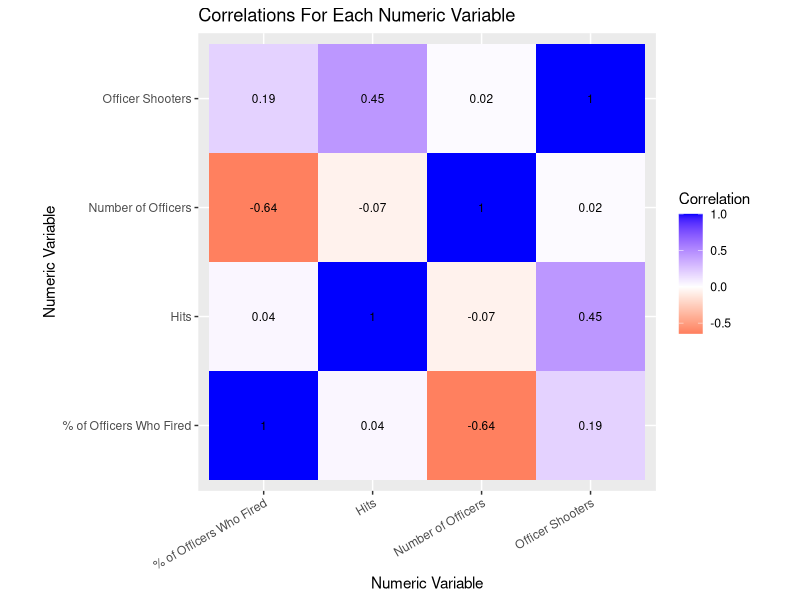
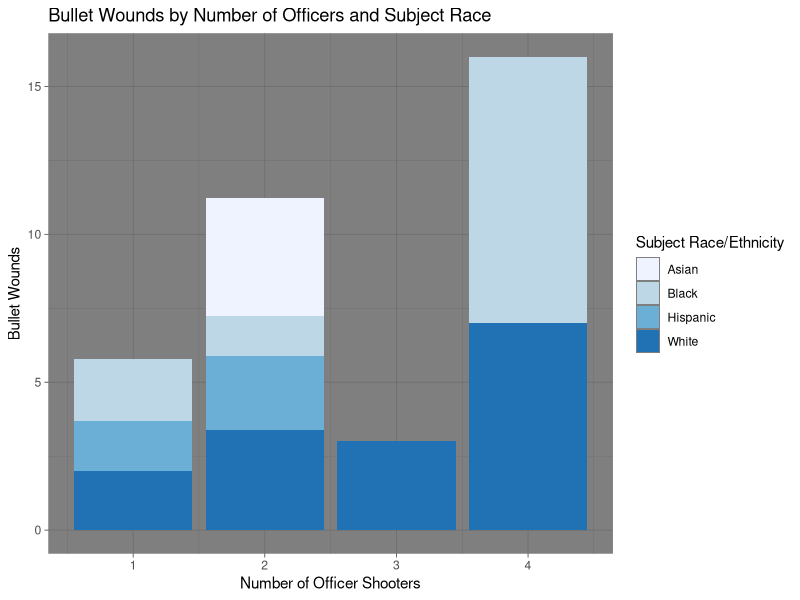
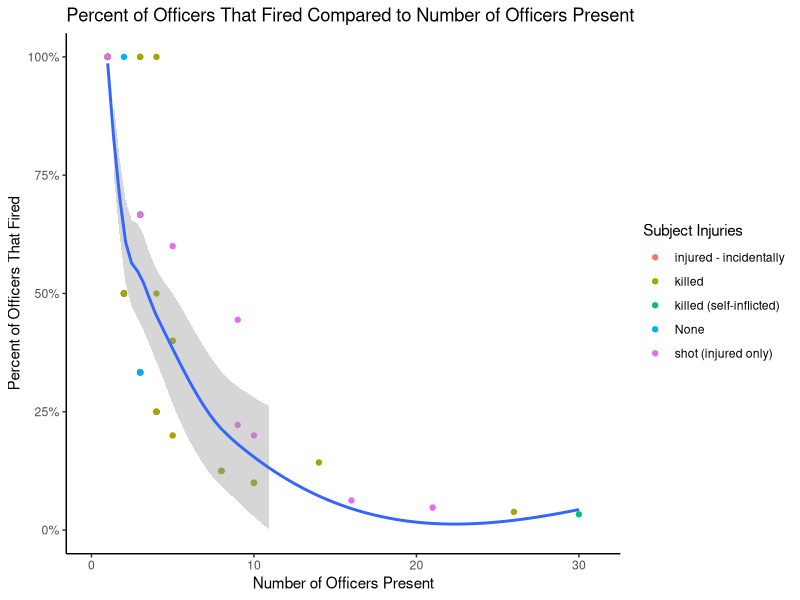
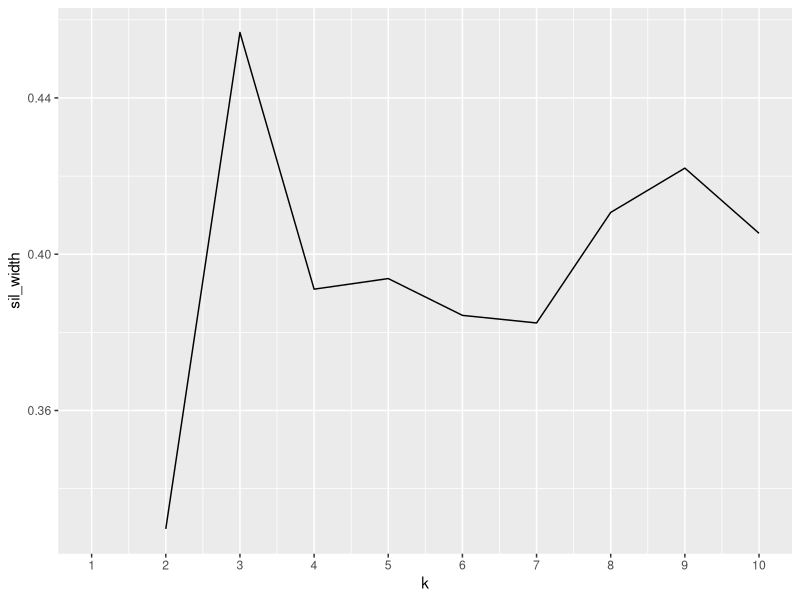
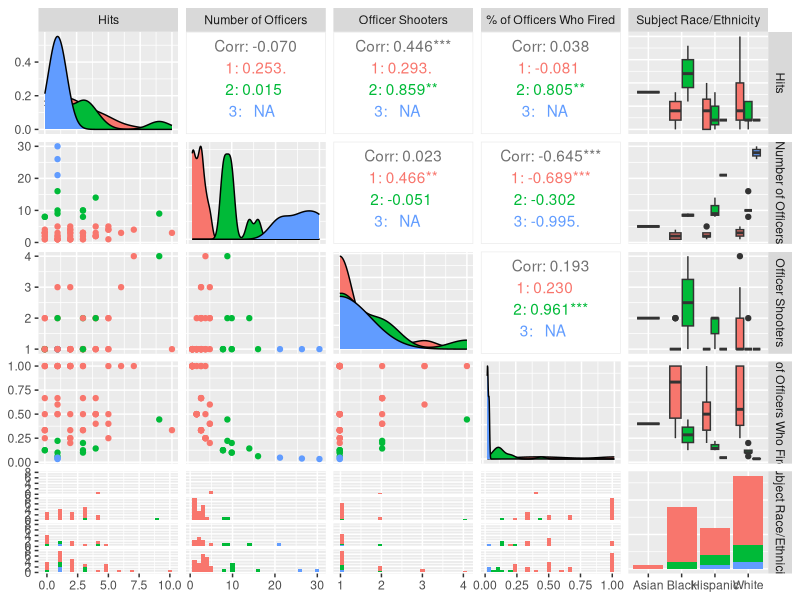
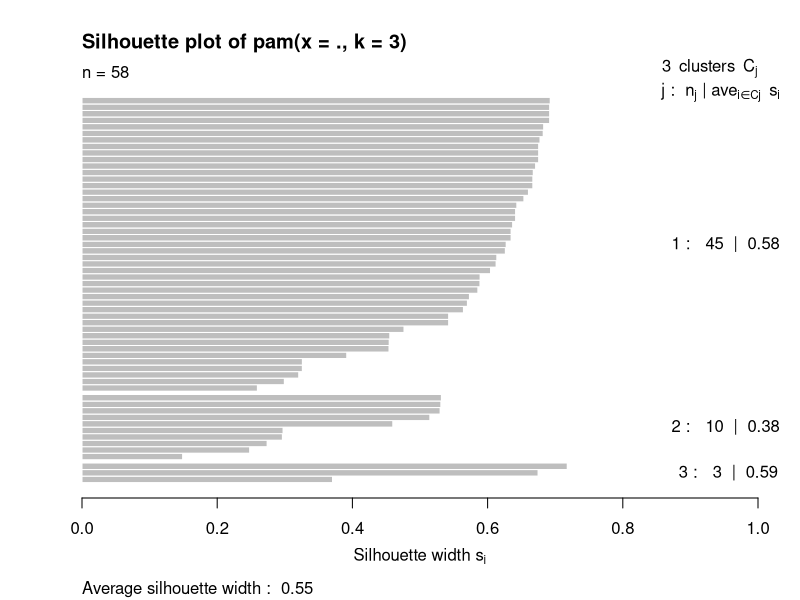
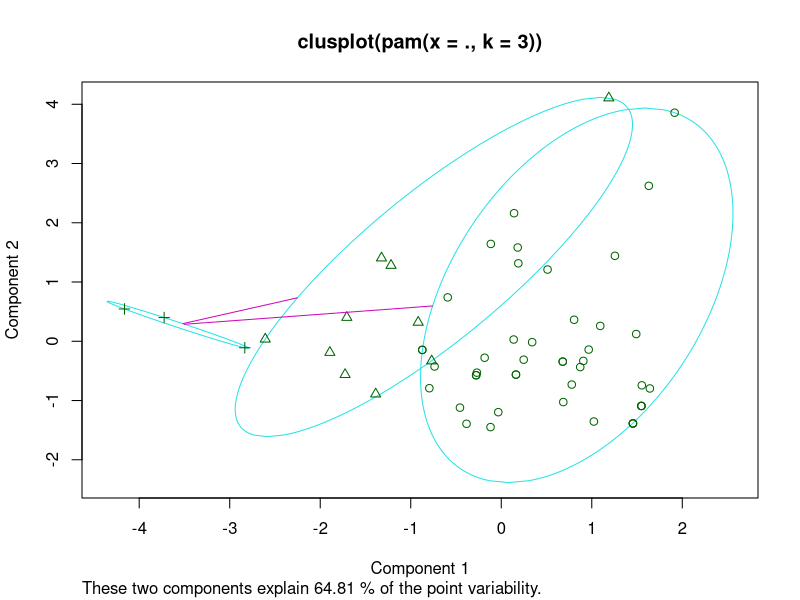

These charts were generated, in order, by the following R code:
## ---- chunk 1
knitr::opts_chunk$set(echo = TRUE, eval = TRUE, fig.align = "center", warning = F, message = F,
tidy=TRUE, tidy.opts=list(width.cutoff=60), R.options=list(max.print=100))
## ---- chunk 2
#Reading in Data
Shoot <- read.csv("2008-17_OIS_Subjects.csv")
Rep <- read.csv("Officer_Involved_Shootings_2008-17_Incidents.csv")
Shootings <- as.data.frame(Shoot)
Reports <- as.data.frame(Rep)
## ---- chunk 3
#Joining the datasets
library(tidyverse)

ProjectData <- left_join(Reports, Shootings, by="Case..")
ProjectData2 <- ProjectData %>% na.omit 
ProjectData3 <- ProjectData2 %>% select(-`Location.1.y`, -Date.y) %>% mutate('Location' = `Location.1.x`, `Date` = `Date.x`, `Hits` = `X..Hits`, `Number of Officers` = `X..Officers.Present.When.Shots.Fired`, `Case Number` = `Case..`, `Officer Shooters` = `Number.of.Officer.Shooters`) %>% mutate(`% of Officers Who Fired` = `Number.of.Officer.Shooters` / `Number of Officers`, `Day of Week` = `Day.of.Week`, `Premise Category` = `Premise.Category`, `Non-Lethal Prevention Attempt` = `Less.Lethal.Force.used.by.APD.prior.to.shooting.`, `Subject Weapon` = `Subject.Weapon`, `Call Type Category` = `Call.Type.Categories`, `Subject Race/Ethnicity` = `Subject.Race.Ethnicity`, `Subject Gender` = `Subject.Gender`, `Subject Injuries` = `Subject.Injuries`) 

ProjectData3 <- ProjectData3 %>% select(-`Location.1.x`, -`Date.x`, -`X..Hits`, -`X..Officers.Present.When.Shots.Fired`, -`Case..`, -`Number.of.Officer.Shooters`, -`Subject.Weapon`, -`Call.Type.Categories`, -`Subject.Race.Ethnicity`, -`Subject.Gender`, -`Subject.Injuries`, -`Subject.Weapon`, -`Less.Lethal.Force.used.by.APD.prior.to.shooting.`, -`Premise.Category`, -`Day.of.Week`) %>% arrange(`Case Number`)

## ---- chunk 4
#Summary Statistics
SummaryStats <- ProjectData3 %>% summarize_if(is.numeric, list(Mean=mean, Min=min, Max=max, Sd=sd, Var=var)) %>% pivot_longer(contains("_")) %>%  separate(name,into=c("Variable","Statistic"), sep = "_") %>% print

StatsByGroup <- ProjectData3 %>% group_by(`Subject Race/Ethnicity`) %>% summarize_if(is.numeric, list(Mean=mean, Min=min, Max=max, Sd=sd, Var=var)) %>% pivot_longer(contains("_")) %>% separate(name,into=c("Variable","Statistic"), sep = "_") %>% print

StatsBy2Groups <- ProjectData3 %>% group_by(`Subject Race/Ethnicity`, `Subject Gender`) %>% summarize_if(is.numeric, list(Mean=mean)) %>% pivot_longer(contains("_")) %>%  separate(name,into=c("Variable","Statistic"), sep = "_") %>% print

StatsWhenSubjectHasGun <- ProjectData3 %>% filter(`Subject Weapon`=="gun") %>% summarize_if(is.numeric, list(Mean=mean)) %>% pivot_longer(contains("_")) %>%  separate(name,into=c("Variable","Statistic"), sep = "_") %>% print

cormatrix <- ProjectData3 %>% select_if(is.numeric) %>% cor(use="pair")
## ---- chunk 5
#Visualization - Correlation Heatmap
library(ggplot2)
tidycormatrix <- cormatrix %>% as.data.frame %>% rownames_to_column("Variable 1") %>%  pivot_longer(-1,names_to="Variable 2",values_to="Correlation")

tidycormatrix %>% ggplot(aes(`Variable 1`, `Variable 2`,fill=Correlation)) + geom_tile() + scale_fill_gradient2(low="red",mid="white",high="blue") + geom_text(aes(label=round(Correlation,2)),color = "black", size = 3) + theme(axis.text.x = element_text(angle = 30, hjust=1)) + coord_fixed() + ggtitle("Correlations For Each Numeric Variable")+xlab("Numeric Variable")+ylab("Numeric Variable")

## ---- chunk 6
#Visualization - Bar Chart

ggplot(data = ProjectData3, aes(x = `Officer Shooters`, y = `Hits`, fill = `Subject Race/Ethnicity`)) + geom_bar(position="stack", stat = "summary", fun=mean) + scale_fill_brewer(palette = "Blues") + ggtitle("Bullet Wounds by Number of Officers and Subject Race")+xlab("Number of Officer Shooters")+ylab("Bullet Wounds") + theme_dark() 
## ---- chunk 7
#Visualization - Scatter Plot
ggplot(data = ProjectData3, aes(x = `Number of Officers`, y = `% of Officers Who Fired`)) + geom_point(aes(color = `Subject Injuries`)) + geom_smooth() + scale_y_continuous(labels=scales::percent, lim=c(0,1)) + scale_x_continuous(lim=c(0,31)) + ggtitle("Percent of Officers That Fired Compared to Number of Officers Present")+xlab("Number of Officers Present")+ylab("Percent of Officers That Fired") + theme_classic()
## ---- chunk 8
#PCA/Clustering
library(cluster)
library(GGally)
#Numeric Variables and Race
ClustDat3<-ProjectData3%>%mutate_if(is.character,as.factor)%>%select(`Hits`, `Number of Officers`, `Officer Shooters`, `% of Officers Who Fired`, `Subject Race/Ethnicity`)
gower3<-daisy(ClustDat3,metric="gower")

sil_width<-vector()
for(i in 2:10){
  pam_fit <- pam(gower3, diss = TRUE, k = i)
  sil_width[i] <- pam_fit$silinfo$avg.width
}
ggplot()+geom_line(aes(x=1:10,y=sil_width))+scale_x_continuous(name="k",breaks=1:10)

pam3 <- ClustDat3 %>% pam(k=3) 

ProjectData3 %>% mutate(cluster=as.factor(pam3$clustering)) %>% 
  ggpairs(columns = c("Hits", "Number of Officers", "Officer Shooters", "% of Officers Who Fired", "Subject Race/Ethnicity"), aes(color=cluster))

plot(pam3, which=2)
plot(pam3, which=1)
